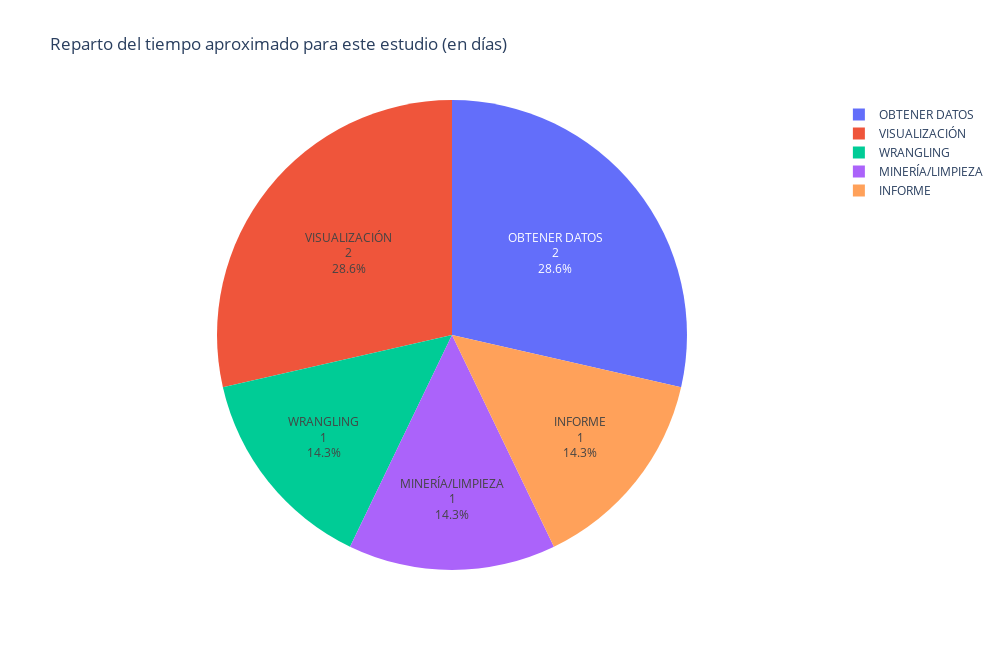

The code cell stored with this chart in its notebook:
### Markdown cell above
### Función study_pie(), de visualization_tb
Presenta un gráfico circular con la distribución de los 7 días de los que he dispuesto (por circunstancias personales) para hacer este estudio. El gráfico presenta el valor y el porcentaje y la función primero muestra el gráfico interactivo en pantalla y luego lo guarda en la carpeta resources tanto en .png como en .html.

### Code cell
vsn.study_pie()

### Figure 1 — Plotly figure (JSON) as saved in the notebook; plotly's stock layout.template omitted (floating-point values rounded to 4 significant figures)
{"data": [{"domain": {"x": [0, 1], "y": [0, 1]}, "hovertemplate": "label=%{label}<br>value=%{value}<extra></extra>", "labels": ["OBTENER DATOS", "WRANGLING", "MINERÍA/LIMPIEZA", "VISUALIZACIÓN", "INFORME"], "legendgroup": "", "name": "", "showlegend": true, "textinfo": "label+value+percent", "textposition": "inside", "type": "pie", "values": [2, 1, 1, 2, 1]}], "layout": {"height": 650, "legend": {"tracegroupgap": 0}, "title": {"text": "Reparto del tiempo aproximado para este estudio (en días)"}, "width": 1000}}
